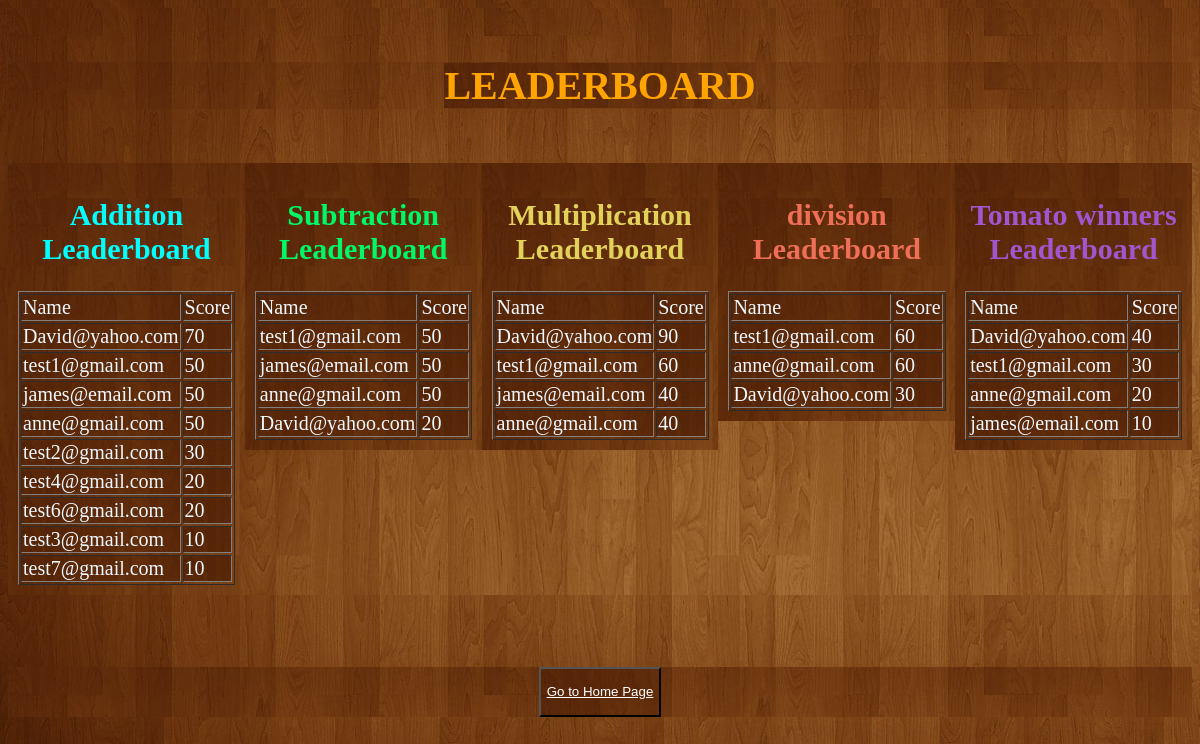
The page /pages/leaderboard.php on the database its author committed.
### tables this page shows
CREATE TABLE `additionleaderboard` (
  `email` varchar(2000) NOT NULL,
  `score` int(250) NOT NULL
);

CREATE TABLE `subtractionleaderboard` (
  `email` varchar(2000) NOT NULL,
  `score` int(250) NOT NULL
);

CREATE TABLE `multiplicationleaderboard` (
  `email` varchar(2000) NOT NULL,
  `score` int(250) NOT NULL
);

CREATE TABLE `divisionleaderboard` (
  `email` varchar(2000) NOT NULL,
  `score` int(250) NOT NULL
);

CREATE TABLE `tomatodb` (
  `email` varchar(2000) NOT NULL,
  `score` int(250) NOT NULL
);

### pages/leaderboard.php (the view, shortened to what this page needs)
<!doctype html>
<html>
<head>
<link rel="stylesheet" href="../css/leaderboard.css">
</head>
<body style="	color: aliceblue;">
	<br><br><br>
	<div class='stripe-text' style="background-color: coral;font-size: 40px;text-align: center;"><strong style="color: #FFA400">LEADERBOARD</strong></div><br><br><br>
	<div class="row" align="center" style="font-size: 20px;">
  <div class="column" style="background-color:#aaa;">
    <h2 style="color: cyan;">Addition Leaderboard</h2>
       <table width="200" border="1">
  <tbody>
    <tr>
      <td>Name</td>
      <td>Score</td>
    </tr>
	  <?php
				$con = mysqli_connect("localhost","root","","tomatogamedb");
				$sql = "SELECT * FROM `additionleaderboard` ORDER BY score DESC";
				$result = mysqli_query($con,$sql);
				if(mysqli_num_rows($result)> 0)
				{
					while($row = mysqli_fetch_assoc($result))
					{
				?>
    <tr>
      <td><?php echo $row['email'];?></td>
      <td><?php echo $row['score'];?></td>
    </tr>
	  <?php
				}
			}
				?>
  </tbody>
</table>
  </div>
  <div class="column" style="background-color:#bbb;">
    <h2 style="color:#00F765;">Subtraction Leaderboard</h2>
       <table width="200" border="1">
  <tbody>
    <tr>
      <td>Name</td>
      <td>Score</td>
    </tr>
	  <?php
				$con = mysqli_connect("localhost","root","","tomatogamedb");
				$sql = "SELECT * FROM `subtractionleaderboard` ORDER BY score DESC";
				$result = mysqli_query($con,$sql);
				if(mysqli_num_rows($result)> 0)
				{
					while($row = mysqli_fetch_assoc($result))
					{
				?>
    <tr>
      <td><?php echo $row['email'];?></td>
      <td><?php echo $row['score'];?></td>
    </tr>
	  <?php
				}
			}
				?>
  </tbody>
</table>
  </div>
  <div class="column" style="background-color:#ccc;">
    <h2 style="color:#E3D259;">Multiplication Leaderboard</h2>
          <table width="200"  border="1">
  <tbody>
    <tr>
      <td>Name</td>
      <td>Score</td>
    </tr>
	  <?php
				$con = mysqli_connect("localhost","root","","tomatogamedb");
				$sql = "SELECT * FROM `multiplicationleaderboard` ORDER BY score DESC";
				$result = mysqli_query($con,$sql);
				if(mysqli_num_rows($result)> 0)
				{
					while($row = mysqli_fetch_assoc($result))
					{
				?>
    <tr>
      <td><?php echo $row['email'];?></td>
      <td><?php echo $row['score'];?></td>
    </tr>
	  <?php
				}
			}
				?>
  </tbody>
</table>
  </div>
		 <div class="column" style="background-color:#bbb;">
    <h2 style="color:#EE6E58;">division Leaderboard</h2>
         <table width="100%" border="1">
  <tbody>
    <tr>
      <td>Name</td>
      <td>Score</td>
    </tr>
	  <?php
				$con = mysqli_connect("localhost","root","","tomatogamedb");
				$sql = "SELECT * FROM `divisionleaderboard` ORDER BY score DESC";
				$result = mysqli_query($con,$sql);
				if(mysqli_num_rows($result)> 0)
				{
					while($row = mysqli_fetch_assoc($result))
					{
				?>
    <tr>
      <td><?php echo $row['email'];?></td>
      <td><?php echo $row['score'];?></td>
    </tr>
	  <?php
				}
			}
				?>
  </tbody>
</table>
  </div>
		 <div class="column" style="background-color:#aaa;">
    <h2 style="color:#A155CE;">Tomato winners Leaderboard</h2>
          <table width="200" border="1">
  <tbody>
    <tr>
      <td>Name</td>
      <td>Score</td>
    </tr>
	  <?php
				$con = mysqli_connect("localhost","root","","tomatogamedb");
				$sql = "SELECT * FROM `tomatodb` ORDER BY score DESC";
				$result = mysqli_query($con,$sql);
				if(mysqli_num_rows($result)> 0)
				{
					while($row = mysqli_fetch_assoc($result))
					{
				?>
    <tr>
      <td><?php echo $row['email'];?></td>
      <td><?php echo $row['score'];?></td>
    </tr>
	  <?php
				}
			}
				?>
  </tbody>
</table>
  </div>
</div><br><br><br><br>
	<div align="center">
		<button type="submit" style="color: white; background-color: #A45209; height: 50px;text-align: center; " ><a style="color: white;" href="home.html">Go to Home Page</a></button>
	</div>
</body>
</html>

### css/leaderboard.css (style rules this page uses)
* { background-image:url("../images/7.jpg"); box-sizing: border-box; }
.column { float: left; width: 20%; padding: 10px; height: 100%; }
.row:after { content: ""; display: table; clear: both; }
td { text-align: left; }

### rows shown on the page
additionleaderboard: email "David@yahoo.com", score "70"
additionleaderboard: email "test1@gmail.com", score "50"
additionleaderboard: email "james@email.com", score "50"
additionleaderboard: email "anne@gmail.com", score "50"
additionleaderboard: email "test2@gmail.com", score "30"
additionleaderboard: email "test4@gmail.com", score "20"
additionleaderboard: email "test6@gmail.com", score "20"
additionleaderboard: email "test3@gmail.com", score "10"
additionleaderboard: email "test7@gmail.com", score "10"
subtractionleaderboard: email "test1@gmail.com", score "50"
subtractionleaderboard: email "james@email.com", score "50"
subtractionleaderboard: email "anne@gmail.com", score "50"
subtractionleaderboard: email "David@yahoo.com", score "20"
multiplicationleaderboard: email "David@yahoo.com", score "90"
multiplicationleaderboard: email "test1@gmail.com", score "60"
multiplicationleaderboard: email "james@email.com", score "40"
multiplicationleaderboard: email "anne@gmail.com", score "40"
divisionleaderboard: email "test1@gmail.com", score "60"
divisionleaderboard: email "anne@gmail.com", score "60"
divisionleaderboard: email "David@yahoo.com", score "30"
tomatodb: email "David@yahoo.com", score "40"
tomatodb: email "test1@gmail.com", score "30"
tomatodb: email "anne@gmail.com", score "20"
tomatodb: email "james@email.com", score "10"
